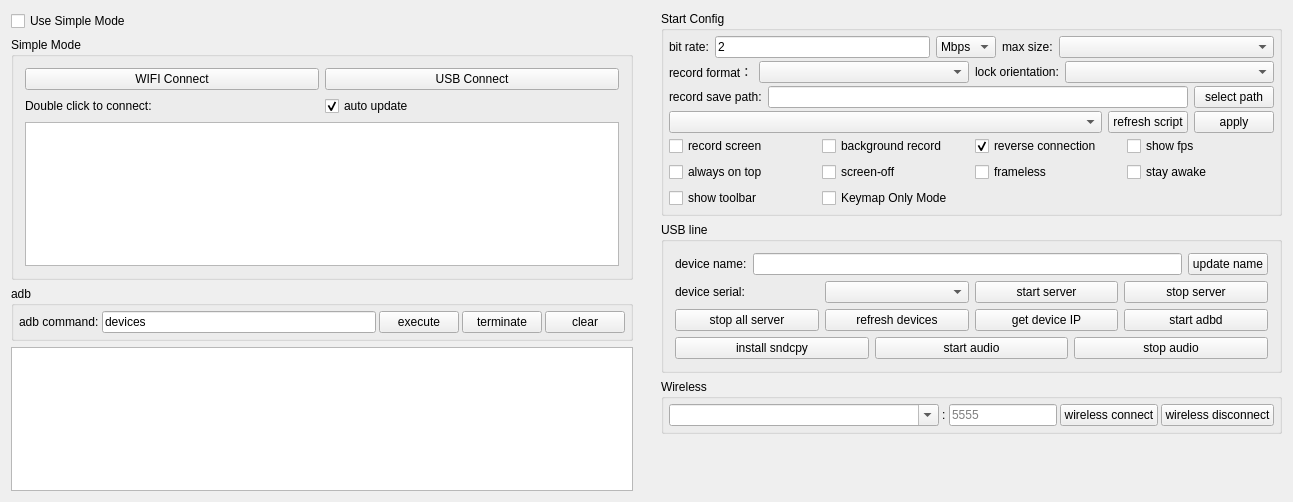
<?xml version="1.0" encoding="UTF-8"?>
<ui version="4.0">
 <class>Widget</class>
 <widget class="QWidget" name="Widget">
  <property name="geometry">
   <rect>
    <x>0</x>
    <y>0</y>
    <width>1293</width>
    <height>502</height>
   </rect>
  </property>
  <property name="windowTitle">
   <string notr="true">QtScrcpy</string>
  </property>
  <layout class="QHBoxLayout" name="horizontalLayout_11">
   <property name="leftMargin">
    <number>0</number>
   </property>
   <property name="topMargin">
    <number>0</number>
   </property>
   <property name="rightMargin">
    <number>0</number>
   </property>
   <property name="bottomMargin">
    <number>0</number>
   </property>
   <item>
    <widget class="QWidget" name="leftWidget" native="true">
     <property name="sizePolicy">
      <sizepolicy hsizetype="Preferred" vsizetype="Preferred">
       <horstretch>0</horstretch>
       <verstretch>0</verstretch>
      </sizepolicy>
     </property>
     <layout class="QVBoxLayout" name="verticalLayout_5">
      <item>
       <widget class="QCheckBox" name="useSingleModeCheck">
        <property name="sizePolicy">
         <sizepolicy hsizetype="Preferred" vsizetype="Maximum">
          <horstretch>0</horstretch>
          <verstretch>0</verstretch>
         </sizepolicy>
        </property>
        <property name="styleSheet">
         <string notr="true"/>
        </property>
        <property name="text">
         <string>Use Simple Mode</string>
        </property>
        <property name="checked">
         <bool>false</bool>
        </property>
       </widget>
      </item>
      <item>
       <widget class="QGroupBox" name="simpleGroupBox">
        <property name="sizePolicy">
         <sizepolicy hsizetype="Preferred" vsizetype="Preferred">
          <horstretch>0</horstretch>
          <verstretch>0</verstretch>
         </sizepolicy>
        </property>
        <property name="title">
         <string>Simple Mode</string>
        </property>
        <property name="checkable">
         <bool>false</bool>
        </property>
        <layout class="QVBoxLayout" name="verticalLayout_4">
         <item>
          <layout class="QHBoxLayout" name="horizontalLayout_9">
           <item>
            <widget class="QPushButton" name="wifiConnectBtn">
             <property name="sizePolicy">
              <sizepolicy hsizetype="Preferred" vsizetype="Maximum">
               <horstretch>0</horstretch>
               <verstretch>0</verstretch>
              </sizepolicy>
             </property>
             <property name="text">
              <string>WIFI Connect</string>
             </property>
            </widget>
           </item>
           <item>
            <widget class="QPushButton" name="usbConnectBtn">
             <property name="sizePolicy">
              <sizepolicy hsizetype="Preferred" vsizetype="Maximum">
               <horstretch>0</horstretch>
               <verstretch>0</verstretch>
              </sizepolicy>
             </property>
             <property name="text">
              <string>USB Connect</string>
             </property>
            </widget>
           </item>
          </layout>
         </item>
         <item>
          <layout class="QHBoxLayout" name="horizontalLayout_13">
           <property name="topMargin">
            <number>0</number>
           </property>
           <item>
            <widget class="QLabel" name="label_10">
             <property name="sizePolicy">
              <sizepolicy hsizetype="Preferred" vsizetype="Preferred">
               <horstretch>0</horstretch>
               <verstretch>0</verstretch>
              </sizepolicy>
             </property>
             <property name="text">
              <string>Double click to connect:</string>
             </property>
            </widget>
           </item>
           <item>
            <widget class="QCheckBox" name="autoUpdatecheckBox">
             <property name="sizePolicy">
              <sizepolicy hsizetype="Preferred" vsizetype="Preferred">
               <horstretch>0</horstretch>
               <verstretch>0</verstretch>
              </sizepolicy>
             </property>
             <property name="text">
              <string>auto update</string>
             </property>
             <property name="checked">
              <bool>true</bool>
             </property>
            </widget>
           </item>
          </layout>
         </item>
         <item>
          <widget class="QListWidget" name="connectedPhoneList">
           <property name="sizePolicy">
            <sizepolicy hsizetype="Preferred" vsizetype="Preferred">
             <horstretch>0</horstretch>
             <verstretch>0</verstretch>
            </sizepolicy>
           </property>
          </widget>
         </item>
        </layout>
       </widget>
      </item>
      <item>
       <widget class="QGroupBox" name="adbGroupBox">
        <property name="sizePolicy">
         <sizepolicy hsizetype="Preferred" vsizetype="Maximum">
          <horstretch>0</horstretch>
          <verstretch>0</verstretch>
         </sizepolicy>
        </property>
        <property name="title">
         <string notr="true">adb</string>
        </property>
        <layout class="QHBoxLayout" name="horizontalLayout_2">
         <property name="spacing">
          <number>3</number>
         </property>
         <property name="leftMargin">
          <number>5</number>
         </property>
         <property name="topMargin">
          <number>5</number>
         </property>
         <property name="rightMargin">
          <number>5</number>
         </property>
         <property name="bottomMargin">
          <number>5</number>
         </property>
         <item>
          <widget class="QLabel" name="label_7">
           <property name="sizePolicy">
            <sizepolicy hsizetype="Maximum" vsizetype="Preferred">
             <horstretch>0</horstretch>
             <verstretch>0</verstretch>
            </sizepolicy>
           </property>
           <property name="text">
            <string>adb command:</string>
           </property>
           <property name="buddy">
            <cstring>adbCommandEdt</cstring>
           </property>
          </widget>
         </item>
         <item>
          <widget class="QLineEdit" name="adbCommandEdt">
           <property name="sizePolicy">
            <sizepolicy hsizetype="MinimumExpanding" vsizetype="Preferred">
             <horstretch>0</horstretch>
             <verstretch>0</verstretch>
            </sizepolicy>
           </property>
           <property name="text">
            <string notr="true">devices</string>
           </property>
          </widget>
         </item>
         <item>
          <widget class="QPushButton" name="adbCommandBtn">
           <property name="sizePolicy">
            <sizepolicy hsizetype="Maximum" vsizetype="Preferred">
             <horstretch>0</horstretch>
             <verstretch>0</verstretch>
            </sizepolicy>
           </property>
           <property name="text">
            <string>execute</string>
           </property>
          </widget>
         </item>
         <item>
          <widget class="QPushButton" name="stopAdbBtn">
           <property name="sizePolicy">
            <sizepolicy hsizetype="Maximum" vsizetype="Preferred">
             <horstretch>0</horstretch>
             <verstretch>0</verstretch>
            </sizepolicy>
           </property>
           <property name="text">
            <string>terminate</string>
           </property>
          </widget>
         </item>
         <item>
          <widget class="QPushButton" name="clearOut">
           <property name="sizePolicy">
            <sizepolicy hsizetype="Maximum" vsizetype="Preferred">
             <horstretch>0</horstretch>
             <verstretch>0</verstretch>
            </sizepolicy>
           </property>
           <property name="text">
            <string>clear</string>
           </property>
          </widget>
         </item>
        </layout>
       </widget>
      </item>
      <item>
       <widget class="QTextEdit" name="outEdit">
        <property name="sizePolicy">
         <sizepolicy hsizetype="Preferred" vsizetype="Preferred">
          <horstretch>0</horstretch>
          <verstretch>0</verstretch>
         </sizepolicy>
        </property>
        <property name="focusPolicy">
         <enum>Qt::NoFocus</enum>
        </property>
        <property name="documentTitle">
         <string/>
        </property>
        <property name="readOnly">
         <bool>true</bool>
        </property>
       </widget>
      </item>
     </layout>
    </widget>
   </item>
   <item>
    <widget class="QWidget" name="rightWidget" native="true">
     <property name="sizePolicy">
      <sizepolicy hsizetype="MinimumExpanding" vsizetype="Preferred">
       <horstretch>0</horstretch>
       <verstretch>0</verstretch>
      </sizepolicy>
     </property>
     <layout class="QVBoxLayout" name="verticalLayout_6">
      <item>
       <widget class="QGroupBox" name="configGroupBox">
        <property name="sizePolicy">
         <sizepolicy hsizetype="Preferred" vsizetype="Preferred">
          <horstretch>0</horstretch>
          <verstretch>0</verstretch>
         </sizepolicy>
        </property>
        <property name="title">
         <string>Start Config</string>
        </property>
        <layout class="QVBoxLayout" name="verticalLayout_3">
         <property name="spacing">
          <number>3</number>
         </property>
         <property name="leftMargin">
          <number>5</number>
         </property>
         <property name="topMargin">
          <number>5</number>
         </property>
         <property name="rightMargin">
          <number>5</number>
         </property>
         <property name="bottomMargin">
          <number>5</number>
         </property>
         <item>
          <widget class="QWidget" name="configWidget1" native="true">
           <property name="sizePolicy">
            <sizepolicy hsizetype="Preferred" vsizetype="Preferred">
             <horstretch>0</horstretch>
             <verstretch>0</verstretch>
            </sizepolicy>
           </property>
           <layout class="QHBoxLayout" name="horizontalLayout_5">
            <property name="leftMargin">
             <number>0</number>
            </property>
            <property name="topMargin">
             <number>0</number>
            </property>
            <property name="rightMargin">
             <number>0</number>
            </property>
            <property name="bottomMargin">
             <number>0</number>
            </property>
            <item>
             <widget class="QLabel" name="label_3">
              <property name="sizePolicy">
               <sizepolicy hsizetype="Maximum" vsizetype="Preferred">
                <horstretch>0</horstretch>
                <verstretch>0</verstretch>
               </sizepolicy>
              </property>
              <property name="text">
               <string>bit rate:</string>
              </property>
             </widget>
            </item>
            <item>
             <widget class="QLineEdit" name="bitRateEdit">
              <property name="sizePolicy">
               <sizepolicy hsizetype="Preferred" vsizetype="Preferred">
                <horstretch>0</horstretch>
                <verstretch>0</verstretch>
               </sizepolicy>
              </property>
              <property name="text">
               <string notr="true">2</string>
              </property>
             </widget>
            </item>
            <item>
             <widget class="QComboBox" name="bitRateBox">
              <property name="sizePolicy">
               <sizepolicy hsizetype="Maximum" vsizetype="Preferred">
                <horstretch>0</horstretch>
                <verstretch>0</verstretch>
               </sizepolicy>
              </property>
              <property name="toolTip">
               <string/>
              </property>
              <property name="currentText">
               <string notr="true">Mbps</string>
              </property>
              <item>
               <property name="text">
                <string notr="true">Mbps</string>
               </property>
              </item>
              <item>
               <property name="text">
                <string notr="true">Kbps</string>
               </property>
              </item>
             </widget>
            </item>
            <item>
             <widget class="QLabel" name="label_4">
              <property name="sizePolicy">
               <sizepolicy hsizetype="Maximum" vsizetype="Preferred">
                <horstretch>0</horstretch>
                <verstretch>0</verstretch>
               </sizepolicy>
              </property>
              <property name="text">
               <string>max size:</string>
              </property>
             </widget>
            </item>
            <item>
             <widget class="QComboBox" name="maxSizeBox">
              <property name="sizePolicy">
               <sizepolicy hsizetype="Preferred" vsizetype="Preferred">
                <horstretch>0</horstretch>
                <verstretch>0</verstretch>
               </sizepolicy>
              </property>
              <property name="toolTip">
               <string/>
              </property>
             </widget>
            </item>
           </layout>
          </widget>
         </item>
         <item>
          <widget class="QWidget" name="configWidget5" native="true">
           <property name="sizePolicy">
            <sizepolicy hsizetype="Preferred" vsizetype="Preferred">
             <horstretch>0</horstretch>
             <verstretch>0</verstretch>
            </sizepolicy>
           </property>
           <layout class="QHBoxLayout" name="horizontalLayout_7">
            <property name="leftMargin">
             <number>0</number>
            </property>
            <property name="topMargin">
             <number>0</number>
            </property>
            <property name="rightMargin">
             <number>0</number>
            </property>
            <property name="bottomMargin">
             <number>0</number>
            </property>
            <item>
             <widget class="QLabel" name="label_6">
              <property name="sizePolicy">
               <sizepolicy hsizetype="Maximum" vsizetype="Preferred">
                <horstretch>0</horstretch>
                <verstretch>0</verstretch>
               </sizepolicy>
              </property>
              <property name="text">
               <string>record format：</string>
              </property>
             </widget>
            </item>
            <item>
             <widget class="QComboBox" name="formatBox">
              <property name="sizePolicy">
               <sizepolicy hsizetype="Preferred" vsizetype="Preferred">
                <horstretch>0</horstretch>
                <verstretch>0</verstretch>
               </sizepolicy>
              </property>
             </widget>
            </item>
            <item>
             <widget class="QLabel" name="label_8">
              <property name="sizePolicy">
               <sizepolicy hsizetype="Maximum" vsizetype="Preferred">
                <horstretch>0</horstretch>
                <verstretch>0</verstretch>
               </sizepolicy>
              </property>
              <property name="text">
               <string>lock orientation:</string>
              </property>
             </widget>
            </item>
            <item>
             <widget class="QComboBox" name="lockOrientationBox">
              <property name="sizePolicy">
               <sizepolicy hsizetype="Preferred" vsizetype="Preferred">
                <horstretch>0</horstretch>
                <verstretch>0</verstretch>
               </sizepolicy>
              </property>
             </widget>
            </item>
           </layout>
          </widget>
         </item>
         <item>
          <widget class="QWidget" name="configWidget2" native="true">
           <property name="sizePolicy">
            <sizepolicy hsizetype="Preferred" vsizetype="Preferred">
             <horstretch>0</horstretch>
             <verstretch>0</verstretch>
            </sizepolicy>
           </property>
           <layout class="QHBoxLayout" name="horizontalLayout_6">
            <property name="leftMargin">
             <number>0</number>
            </property>
            <property name="topMargin">
             <number>0</number>
            </property>
            <property name="rightMargin">
             <number>0</number>
            </property>
            <property name="bottomMargin">
             <number>0</number>
            </property>
            <item>
             <widget class="QLabel" name="label_5">
              <property name="sizePolicy">
               <sizepolicy hsizetype="Preferred" vsizetype="Preferred">
                <horstretch>0</horstretch>
                <verstretch>0</verstretch>
               </sizepolicy>
              </property>
              <property name="text">
               <string>record save path:</string>
              </property>
              <property name="buddy">
               <cstring>recordPathEdt</cstring>
              </property>
             </widget>
            </item>
            <item>
             <widget class="QLineEdit" name="recordPathEdt">
              <property name="sizePolicy">
               <sizepolicy hsizetype="MinimumExpanding" vsizetype="Preferred">
                <horstretch>0</horstretch>
                <verstretch>0</verstretch>
               </sizepolicy>
              </property>
              <property name="readOnly">
               <bool>true</bool>
              </property>
             </widget>
            </item>
            <item>
             <widget class="QPushButton" name="selectRecordPathBtn">
              <property name="sizePolicy">
               <sizepolicy hsizetype="Preferred" vsizetype="Preferred">
                <horstretch>0</horstretch>
                <verstretch>0</verstretch>
               </sizepolicy>
              </property>
              <property name="text">
               <string>select path</string>
              </property>
              <property name="autoDefault">
               <bool>false</bool>
              </property>
             </widget>
            </item>
           </layout>
          </widget>
         </item>
         <item>
          <widget class="QWidget" name="configWidget4" native="true">
           <property name="sizePolicy">
            <sizepolicy hsizetype="Preferred" vsizetype="Preferred">
             <horstretch>0</horstretch>
             <verstretch>0</verstretch>
            </sizepolicy>
           </property>
           <layout class="QHBoxLayout" name="horizontalLayout_8">
            <property name="leftMargin">
             <number>0</number>
            </property>
            <property name="topMargin">
             <number>0</number>
            </property>
            <property name="rightMargin">
             <number>0</number>
            </property>
            <property name="bottomMargin">
             <number>0</number>
            </property>
            <item>
             <widget class="QComboBox" name="gameBox">
              <property name="sizePolicy">
               <sizepolicy hsizetype="MinimumExpanding" vsizetype="Preferred">
                <horstretch>0</horstretch>
                <verstretch>0</verstretch>
               </sizepolicy>
              </property>
             </widget>
            </item>
            <item>
             <widget class="QPushButton" name="refreshGameScriptBtn">
              <property name="sizePolicy">
               <sizepolicy hsizetype="Preferred" vsizetype="Preferred">
                <horstretch>0</horstretch>
                <verstretch>0</verstretch>
               </sizepolicy>
              </property>
              <property name="text">
               <string>refresh script</string>
              </property>
             </widget>
            </item>
            <item>
             <widget class="QPushButton" name="applyScriptBtn">
              <property name="sizePolicy">
               <sizepolicy hsizetype="Preferred" vsizetype="Preferred">
                <horstretch>0</horstretch>
                <verstretch>0</verstretch>
               </sizepolicy>
              </property>
              <property name="text">
               <string>apply</string>
              </property>
             </widget>
            </item>
           </layout>
          </widget>
         </item>
         <item>
          <widget class="QWidget" name="configWidget3" native="true">
           <property name="sizePolicy">
            <sizepolicy hsizetype="Preferred" vsizetype="Preferred">
             <horstretch>0</horstretch>
             <verstretch>0</verstretch>
            </sizepolicy>
           </property>
           <layout class="QGridLayout" name="gridLayout">
            <property name="leftMargin">
             <number>0</number>
            </property>
            <property name="topMargin">
             <number>0</number>
            </property>
            <property name="rightMargin">
             <number>0</number>
            </property>
            <property name="bottomMargin">
             <number>0</number>
            </property>
            <item row="0" column="4">
             <widget class="QCheckBox" name="fpsCheck">
              <property name="sizePolicy">
               <sizepolicy hsizetype="Preferred" vsizetype="Preferred">
                <horstretch>0</horstretch>
                <verstretch>0</verstretch>
               </sizepolicy>
              </property>
              <property name="text">
               <string>show fps</string>
              </property>
             </widget>
            </item>
            <item row="0" column="1">
             <widget class="QCheckBox" name="notDisplayCheck">
              <property name="sizePolicy">
               <sizepolicy hsizetype="Preferred" vsizetype="Preferred">
                <horstretch>0</horstretch>
                <verstretch>0</verstretch>
               </sizepolicy>
              </property>
              <property name="text">
               <string>background record</string>
              </property>
              <property name="checkable">
               <bool>false</bool>
              </property>
             </widget>
            </item>
            <item row="1" column="0">
             <widget class="QCheckBox" name="alwaysTopCheck">
              <property name="sizePolicy">
               <sizepolicy hsizetype="Preferred" vsizetype="Preferred">
                <horstretch>0</horstretch>
                <verstretch>0</verstretch>
               </sizepolicy>
              </property>
              <property name="text">
               <string>always on top</string>
              </property>
              <property name="checked">
               <bool>false</bool>
              </property>
             </widget>
            </item>
            <item row="0" column="0">
             <widget class="QCheckBox" name="recordScreenCheck">
              <property name="sizePolicy">
               <sizepolicy hsizetype="Preferred" vsizetype="Preferred">
                <horstretch>0</horstretch>
                <verstretch>0</verstretch>
               </sizepolicy>
              </property>
              <property name="text">
               <string>record screen</string>
              </property>
             </widget>
            </item>
            <item row="0" column="3">
             <widget class="QCheckBox" name="useReverseCheck">
              <property name="sizePolicy">
               <sizepolicy hsizetype="Preferred" vsizetype="Preferred">
                <horstretch>0</horstretch>
                <verstretch>0</verstretch>
               </sizepolicy>
              </property>
              <property name="text">
               <string>reverse connection</string>
              </property>
              <property name="checked">
               <bool>true</bool>
              </property>
             </widget>
            </item>
            <item row="1" column="1">
             <widget class="QCheckBox" name="closeScreenCheck">
              <property name="sizePolicy">
               <sizepolicy hsizetype="Preferred" vsizetype="Preferred">
                <horstretch>0</horstretch>
                <verstretch>0</verstretch>
               </sizepolicy>
              </property>
              <property name="text">
               <string>screen-off</string>
              </property>
             </widget>
            </item>
            <item row="1" column="3">
             <widget class="QCheckBox" name="framelessCheck">
              <property name="sizePolicy">
               <sizepolicy hsizetype="Preferred" vsizetype="Preferred">
                <horstretch>0</horstretch>
                <verstretch>0</verstretch>
               </sizepolicy>
              </property>
              <property name="text">
               <string>frameless</string>
              </property>
             </widget>
            </item>
            <item row="1" column="4">
             <widget class="QCheckBox" name="stayAwakeCheck">
              <property name="sizePolicy">
               <sizepolicy hsizetype="Preferred" vsizetype="Preferred">
                <horstretch>0</horstretch>
                <verstretch>0</verstretch>
               </sizepolicy>
              </property>
              <property name="text">
               <string>stay awake</string>
              </property>
             </widget>
            </item>
            <item row="2" column="0">
             <widget class="QCheckBox" name="showToolbar">
              <property name="text">
               <string>show toolbar</string>
              </property>
             </widget>
            </item>
            <item row="2" column="1">
             <widget class="QCheckBox" name="keymapOnlyCheck">
              <property name="sizePolicy">
               <sizepolicy hsizetype="Preferred" vsizetype="Preferred">
                <horstretch>0</horstretch>
                <verstretch>0</verstretch>
               </sizepolicy>
              </property>
              <property name="text">
               <string>Keymap Only Mode</string>
              </property>
              <property name="toolTip">
               <string>Enable keymap without mirroring screen</string>
              </property>
             </widget>
            </item>
           </layout>
          </widget>
         </item>
        </layout>
       </widget>
      </item>
      <item>
       <widget class="QGroupBox" name="usbGroupBox">
        <property name="sizePolicy">
         <sizepolicy hsizetype="Preferred" vsizetype="Preferred">
          <horstretch>0</horstretch>
          <verstretch>0</verstretch>
         </sizepolicy>
        </property>
        <property name="title">
         <string>USB line</string>
        </property>
        <layout class="QVBoxLayout" name="verticalLayout">
         <item>
          <layout class="QHBoxLayout" name="horizontalLayout_10">
           <item>
            <widget class="QLabel" name="label_9">
             <property name="sizePolicy">
              <sizepolicy hsizetype="Preferred" vsizetype="Preferred">
               <horstretch>0</horstretch>
               <verstretch>0</verstretch>
              </sizepolicy>
             </property>
             <property name="text">
              <string>device name:</string>
             </property>
            </widget>
           </item>
           <item>
            <widget class="QLineEdit" name="userNameEdt">
             <property name="sizePolicy">
              <sizepolicy hsizetype="MinimumExpanding" vsizetype="Preferred">
               <horstretch>0</horstretch>
               <verstretch>0</verstretch>
              </sizepolicy>
             </property>
            </widget>
           </item>
           <item>
            <widget class="QPushButton" name="updateNameBtn">
             <property name="sizePolicy">
              <sizepolicy hsizetype="Preferred" vsizetype="Preferred">
               <horstretch>0</horstretch>
               <verstretch>0</verstretch>
              </sizepolicy>
             </property>
             <property name="text">
              <string>update name</string>
             </property>
             <property name="autoDefault">
              <bool>false</bool>
             </property>
            </widget>
           </item>
          </layout>
         </item>
         <item>
          <widget class="QWidget" name="usbWidget1" native="true">
           <property name="sizePolicy">
            <sizepolicy hsizetype="Preferred" vsizetype="Preferred">
             <horstretch>0</horstretch>
             <verstretch>0</verstretch>
            </sizepolicy>
           </property>
           <layout class="QHBoxLayout" name="horizontalLayout_3">
            <property name="leftMargin">
             <number>0</number>
            </property>
            <property name="topMargin">
             <number>0</number>
            </property>
            <property name="rightMargin">
             <number>0</number>
            </property>
            <property name="bottomMargin">
             <number>0</number>
            </property>
            <item>
             <widget class="QLabel" name="label_2">
              <property name="sizePolicy">
               <sizepolicy hsizetype="Preferred" vsizetype="Preferred">
                <horstretch>0</horstretch>
                <verstretch>0</verstretch>
               </sizepolicy>
              </property>
              <property name="text">
               <string>device serial:</string>
              </property>
             </widget>
            </item>
            <item>
             <widget class="QComboBox" name="serialBox">
              <property name="sizePolicy">
               <sizepolicy hsizetype="Preferred" vsizetype="Preferred">
                <horstretch>0</horstretch>
                <verstretch>0</verstretch>
               </sizepolicy>
              </property>
             </widget>
            </item>
            <item>
             <widget class="QPushButton" name="startServerBtn">
              <property name="sizePolicy">
               <sizepolicy hsizetype="Preferred" vsizetype="Preferred">
                <horstretch>0</horstretch>
                <verstretch>0</verstretch>
               </sizepolicy>
              </property>
              <property name="text">
               <string>start server</string>
              </property>
              <property name="autoDefault">
               <bool>false</bool>
              </property>
             </widget>
            </item>
            <item>
             <widget class="QPushButton" name="stopServerBtn">
              <property name="sizePolicy">
               <sizepolicy hsizetype="Preferred" vsizetype="Preferred">
                <horstretch>0</horstretch>
                <verstretch>0</verstretch>
               </sizepolicy>
              </property>
              <property name="text">
               <string>stop server</string>
              </property>
              <property name="autoDefault">
               <bool>false</bool>
              </property>
             </widget>
            </item>
           </layout>
          </widget>
         </item>
         <item>
          <widget class="QWidget" name="usbWidget2" native="true">
           <property name="sizePolicy">
            <sizepolicy hsizetype="Preferred" vsizetype="Preferred">
             <horstretch>0</horstretch>
             <verstretch>0</verstretch>
            </sizepolicy>
           </property>
           <layout class="QHBoxLayout" name="horizontalLayout_4">
            <property name="leftMargin">
             <number>0</number>
            </property>
            <property name="topMargin">
             <number>0</number>
            </property>
            <property name="rightMargin">
             <number>0</number>
            </property>
            <property name="bottomMargin">
             <number>0</number>
            </property>
            <item>
             <widget class="QPushButton" name="stopAllServerBtn">
              <property name="sizePolicy">
               <sizepolicy hsizetype="Preferred" vsizetype="Preferred">
                <horstretch>0</horstretch>
                <verstretch>0</verstretch>
               </sizepolicy>
              </property>
              <property name="text">
               <string>stop all server</string>
              </property>
             </widget>
            </item>
            <item>
             <widget class="QPushButton" name="updateDevice">
              <property name="sizePolicy">
               <sizepolicy hsizetype="Preferred" vsizetype="Preferred">
                <horstretch>0</horstretch>
                <verstretch>0</verstretch>
               </sizepolicy>
              </property>
              <property name="text">
               <string>refresh devices</string>
              </property>
              <property name="autoDefault">
               <bool>false</bool>
              </property>
             </widget>
            </item>
            <item>
             <widget class="QPushButton" name="getIPBtn">
              <property name="sizePolicy">
               <sizepolicy hsizetype="Preferred" vsizetype="Preferred">
                <horstretch>0</horstretch>
                <verstretch>0</verstretch>
               </sizepolicy>
              </property>
              <property name="text">
               <string>get device IP</string>
              </property>
              <property name="autoDefault">
               <bool>false</bool>
              </property>
             </widget>
            </item>
            <item>
             <widget class="QPushButton" name="startAdbdBtn">
              <property name="sizePolicy">
               <sizepolicy hsizetype="Preferred" vsizetype="Preferred">
                <horstretch>0</horstretch>
                <verstretch>0</verstretch>
               </sizepolicy>
              </property>
              <property name="text">
               <string>start adbd</string>
              </property>
              <property name="autoDefault">
               <bool>false</bool>
              </property>
             </widget>
            </item>
           </layout>
          </widget>
         </item>
         <item>
          <widget class="QWidget" name="usbWidget3" native="true">
           <layout class="QHBoxLayout" name="horizontalLayout_12">
            <property name="leftMargin">
             <number>0</number>
            </property>
            <property name="topMargin">
             <number>0</number>
            </property>
            <property name="rightMargin">
             <number>0</number>
            </property>
            <property name="bottomMargin">
             <number>0</number>
            </property>
            <item>
             <widget class="QPushButton" name="installSndcpyBtn">
              <property name="sizePolicy">
               <sizepolicy hsizetype="Preferred" vsizetype="Preferred">
                <horstretch>0</horstretch>
                <verstretch>0</verstretch>
               </sizepolicy>
              </property>
              <property name="text">
               <string>install sndcpy</string>
              </property>
             </widget>
            </item>
            <item>
             <widget class="QPushButton" name="startAudioBtn">
              <property name="sizePolicy">
               <sizepolicy hsizetype="Preferred" vsizetype="Preferred">
                <horstretch>0</horstretch>
                <verstretch>0</verstretch>
               </sizepolicy>
              </property>
              <property name="text">
               <string>start audio</string>
              </property>
             </widget>
            </item>
            <item>
             <widget class="QPushButton" name="stopAudioBtn">
              <property name="sizePolicy">
               <sizepolicy hsizetype="Preferred" vsizetype="Preferred">
                <horstretch>0</horstretch>
                <verstretch>0</verstretch>
               </sizepolicy>
              </property>
              <property name="text">
               <string>stop audio</string>
              </property>
             </widget>
            </item>
           </layout>
          </widget>
         </item>
        </layout>
       </widget>
      </item>
      <item>
       <widget class="QGroupBox" name="wirelessGroupBox">
        <property name="sizePolicy">
         <sizepolicy hsizetype="Preferred" vsizetype="Preferred">
          <horstretch>0</horstretch>
          <verstretch>0</verstretch>
         </sizepolicy>
        </property>
        <property name="title">
         <string>Wireless</string>
        </property>
        <layout class="QHBoxLayout" name="horizontalLayout">
         <property name="spacing">
          <number>3</number>
         </property>
         <property name="leftMargin">
          <number>5</number>
         </property>
         <property name="topMargin">
          <number>5</number>
         </property>
         <property name="rightMargin">
          <number>5</number>
         </property>
         <property name="bottomMargin">
          <number>5</number>
         </property>
         <item>
          <widget class="QComboBox" name="deviceIpEdt">
           <property name="sizePolicy">
            <sizepolicy hsizetype="MinimumExpanding" vsizetype="Preferred">
             <horstretch>0</horstretch>
             <verstretch>0</verstretch>
            </sizepolicy>
           </property>
           <property name="minimumSize">
            <size>
             <width>200</width>
             <height>0</height>
            </size>
           </property>
           <property name="editable">
            <bool>true</bool>
           </property>
           <property name="currentText">
            <string/>
           </property>
          </widget>
         </item>
         <item>
          <widget class="QLabel" name="label">
           <property name="sizePolicy">
            <sizepolicy hsizetype="Maximum" vsizetype="Preferred">
             <horstretch>0</horstretch>
             <verstretch>0</verstretch>
            </sizepolicy>
           </property>
           <property name="text">
            <string notr="true">:</string>
           </property>
          </widget>
         </item>
         <item>
          <widget class="QLineEdit" name="devicePortEdt">
           <property name="sizePolicy">
            <sizepolicy hsizetype="Maximum" vsizetype="Preferred">
             <horstretch>0</horstretch>
             <verstretch>0</verstretch>
            </sizepolicy>
           </property>
           <property name="text">
            <string/>
           </property>
           <property name="maxLength">
            <number>6</number>
           </property>
           <property name="placeholderText">
            <string notr="true">5555</string>
           </property>
          </widget>
         </item>
         <item>
          <widget class="QPushButton" name="wirelessConnectBtn">
           <property name="sizePolicy">
            <sizepolicy hsizetype="Preferred" vsizetype="Preferred">
             <horstretch>0</horstretch>
             <verstretch>0</verstretch>
            </sizepolicy>
           </property>
           <property name="text">
            <string>wireless connect</string>
           </property>
           <property name="autoDefault">
            <bool>false</bool>
           </property>
          </widget>
         </item>
         <item>
          <widget class="QPushButton" name="wirelessDisConnectBtn">
           <property name="sizePolicy">
            <sizepolicy hsizetype="Preferred" vsizetype="Preferred">
             <horstretch>0</horstretch>
             <verstretch>0</verstretch>
            </sizepolicy>
           </property>
           <property name="text">
            <string>wireless disconnect</string>
           </property>
           <property name="autoDefault">
            <bool>false</bool>
           </property>
          </widget>
         </item>
        </layout>
       </widget>
      </item>
      <item>
       <spacer name="verticalSpacer">
        <property name="sizePolicy">
         <sizepolicy hsizetype="Minimum" vsizetype="Expanding">
          <horstretch>0</horstretch>
          <verstretch>0</verstretch>
         </sizepolicy>
        </property>
        <property name="orientation">
         <enum>Qt::Vertical</enum>
        </property>
        <property name="sizeType">
         <enum>QSizePolicy::Expanding</enum>
        </property>
        <property name="sizeHint" stdset="0">
         <size>
          <width>40</width>
          <height>20</height>
         </size>
        </property>
       </spacer>
      </item>
     </layout>
    </widget>
   </item>
  </layout>
 </widget>
 <layoutdefault spacing="6" margin="11"/>
 <tabstops>
  <tabstop>deviceIpEdt</tabstop>
  <tabstop>devicePortEdt</tabstop>
  <tabstop>wirelessConnectBtn</tabstop>
  <tabstop>wirelessDisConnectBtn</tabstop>
  <tabstop>adbCommandEdt</tabstop>
  <tabstop>adbCommandBtn</tabstop>
  <tabstop>stopAdbBtn</tabstop>
  <tabstop>clearOut</tabstop>
 </tabstops>
 <resources/>
 <connections/>
</ui>
